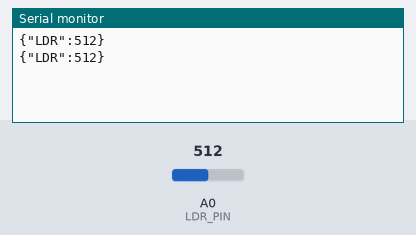
A sketch run on a simulated Arduino Uno, built with avr-gcc and run on an emulated ATmega328P. On the bench: the last lines printed to the serial monitor. The test bench sets the inputs (shaded band); at power-on: A0 (LDR_PIN) = 512.

Above: at 5.8 s.
5.9 s: A0 (LDR_PIN) set to 716
At 11.3 s:
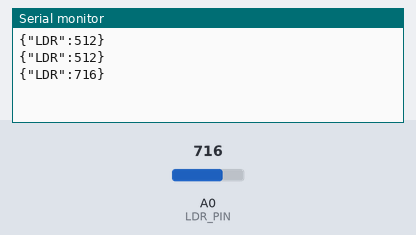
11.9 s: A0 (LDR_PIN) set to 900
At 15.6 s:
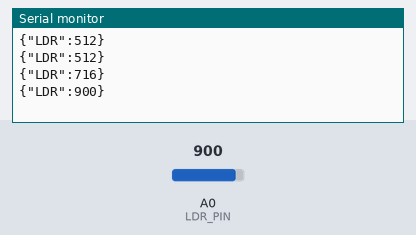
Timing chart, 0 to 17.1 s (numbered marks = the images above; inputs shaded):
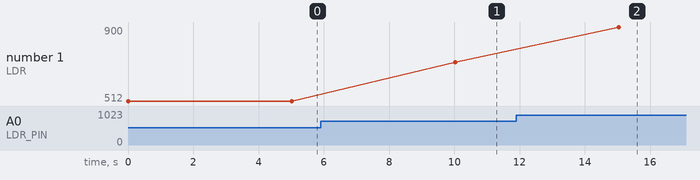

Measured:
- after the input at 5.9 s, the serial monitor: prints a new line after 4.1 s (image 1)
- after the input at 11.9 s, the serial monitor: prints a new line after 3.1 s (image 2)
- plotted number 1: 512 → 716 after the input at 5.9 s, 716 → 900 after the input at 11.9 s

The sketch:

LDR.ino
```cpp
#include "SoftwareSerial.h"

SoftwareSerial WIFI(3,2);
#define LDR_PIN A0


void setup() {
  // put your setup code here, to run once:
  Serial.begin(9600);
  WIFI.begin(9600); // ESP8266 default baud rate
}

void loop() {
  // put your main code here, to run repeatedly:
  int Light = analogRead(LDR_PIN);
  // Tiny JSON payload (to save memory)
  String payload = "{\"LDR\":" + String(Light)  + "}";

  Serial.println(payload);
  WIFI.print(payload);

  delay(5000);
}
```
